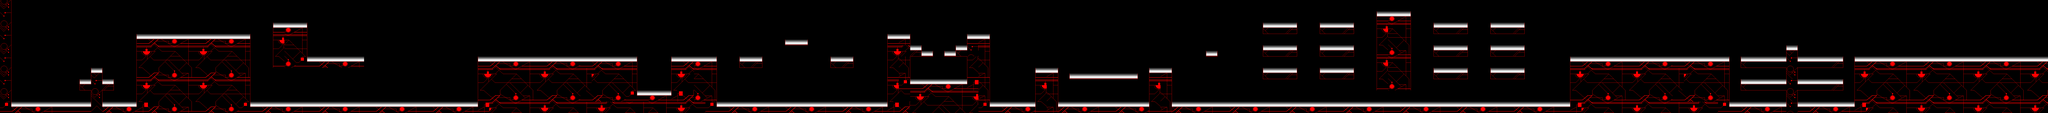

A 2D game scene composited from a Tiled map and its tileset images. What follows is a short description and the map's XML, with each tile layer's data collapsed to a summary:
An orthogonal 180x10 tile map with 62x62 px tiles, 1 tile layer (Map) and 89 objects (88x MettoolSpawn, XSpawn).

<map version="1.0" orientation="orthogonal" renderorder="left-up" width="180" height="10" tilewidth="62" tileheight="62" nextobjectid="112">
 <tileset firstgid="1" name="ground-sheet" tilewidth="62" tileheight="62" tilecount="70" columns="10">
  <image source="ground.png" width="620" height="434" />
  <tile id="41">
   <properties>
    <property name="Size" value="Half" />
   </properties>
   <objectgroup draworder="index" />
  </tile>
  <tile id="42">
   <properties>
    <property name="Size" value="Half" />
   </properties>
  </tile>
  <tile id="43">
   <properties>
    <property name="Size" value="Half" />
   </properties>
  </tile>
  <tile id="44">
   <properties>
    <property name="Size" value="Half" />
   </properties>
  </tile>
 </tileset>
 <objectgroup name="Objects">
  <object id="16" name="XSpawn" x="123" y="494" width="62" height="62" />
  <object id="18" name="MettoolSpawn" x="375" y="494" width="64" height="63" />
  <object id="20" name="MettoolSpawn" x="2420" y="513.333" width="56" height="40.6667" />
  <object id="23" name="MettoolSpawn" x="3538" y="446.333" width="56" height="40.6667" />
  <object id="26" name="MettoolSpawn" x="5218.33" y="202.667" width="56" height="40.6667" />
  <object id="27" name="MettoolSpawn" x="7873.33" y="325" width="56" height="40.6667" />
  <object id="28" name="MettoolSpawn" x="6961.33" y="323" width="56" height="40.6667" />
  <object id="30" name="MettoolSpawn" x="958" y="111.5" width="64" height="63" />
  <object id="31" name="MettoolSpawn" x="988" y="119.5" width="64" height="63" />
  <object id="32" name="MettoolSpawn" x="1015" y="119.5" width="64" height="63" />
  <object id="33" name="MettoolSpawn" x="1055" y="119.5" width="64" height="63" />
  <object id="34" name="MettoolSpawn" x="1099" y="120.5" width="64" height="63" />
  <object id="35" name="MettoolSpawn" x="1139" y="120.5" width="64" height="63" />
  <object id="36" name="MettoolSpawn" x="1184" y="120.5" width="64" height="63" />
  <object id="37" name="MettoolSpawn" x="1227" y="118.5" width="64" height="63" />
  <object id="38" name="MettoolSpawn" x="1266" y="115.5" width="64" height="63" />
  <object id="39" name="MettoolSpawn" x="1325" y="113.5" width="64" height="63" />
  <object id="40" name="MettoolSpawn" x="2700" y="250.667" width="56" height="40.6667" />
  <object id="41" name="MettoolSpawn" x="2769" y="248.667" width="56" height="40.6667" />
  <object id="42" name="MettoolSpawn" x="2849" y="247.667" width="56" height="40.6667" />
  <object id="43" name="MettoolSpawn" x="2916" y="250.667" width="56" height="40.6667" />
  <object id="44" name="MettoolSpawn" x="2951" y="250.667" width="56" height="40.6667" />
  <object id="45" name="MettoolSpawn" x="3018" y="253.667" width="56" height="40.6667" />
  <object id="46" name="MettoolSpawn" x="3083" y="256.667" width="56" height="40.6667" />
  <object id="47" name="MettoolSpawn" x="3145" y="254.667" width="56" height="40.6667" />
  <object id="48" name="MettoolSpawn" x="3225" y="253.667" width="56" height="40.6667" />
  <object id="49" name="MettoolSpawn" x="3268" y="255.667" width="56" height="40.6667" />
  <object id="50" name="MettoolSpawn" x="3359" y="257.667" width="56" height="40.6667" />
  <object id="51" name="MettoolSpawn" x="3408" y="259.667" width="56" height="40.6667" />
  <object id="52" name="MettoolSpawn" x="1696" y="263.667" width="56" height="40.6667" />
  <object id="53" name="MettoolSpawn" x="1789" y="264.667" width="56" height="40.6667" />
  <object id="54" name="MettoolSpawn" x="1838" y="264.667" width="56" height="40.6667" />
  <object id="55" name="MettoolSpawn" x="1928" y="266.667" width="56" height="40.6667" />
  <object id="56" name="MettoolSpawn" x="1732" y="257.667" width="56" height="40.6667" />
  <object id="57" name="MettoolSpawn" x="4065" y="246.667" width="56" height="40.6667" />
  <object id="58" name="MettoolSpawn" x="4305" y="132.667" width="56" height="40.6667" />
  <object id="59" name="MettoolSpawn" x="4555" y="260.667" width="56" height="40.6667" />
  <object id="60" name="MettoolSpawn" x="4967" y="202.667" width="56" height="40.6667" />
  <object id="61" name="MettoolSpawn" x="5880" y="326.667" width="56" height="40.6667" />
  <object id="62" name="MettoolSpawn" x="5934" y="321.667" width="56" height="40.6667" />
  <object id="63" name="MettoolSpawn" x="5988" y="317.667" width="56" height="40.6667" />
  <object id="64" name="MettoolSpawn" x="6014" y="316.667" width="56" height="40.6667" />
  <object id="65" name="MettoolSpawn" x="6065" y="320.667" width="56" height="40.6667" />
  <object id="66" name="MettoolSpawn" x="6104" y="321.667" width="56" height="40.6667" />
  <object id="67" name="MettoolSpawn" x="6118" y="321.667" width="56" height="40.6667" />
  <object id="68" name="MettoolSpawn" x="5444" y="484.667" width="56" height="40.6667" />
  <object id="69" name="MettoolSpawn" x="5526" y="481.667" width="56" height="40.6667" />
  <object id="70" name="MettoolSpawn" x="6950" y="198.667" width="56" height="40.6667" />
  <object id="71" name="MettoolSpawn" x="6944" y="77.6667" width="56" height="40.6667" />
  <object id="72" name="MettoolSpawn" x="7247" y="75.6667" width="56" height="40.6667" />
  <object id="73" name="MettoolSpawn" x="7242" y="198.667" width="56" height="40.6667" />
  <object id="74" name="MettoolSpawn" x="7242" y="323.667" width="56" height="40.6667" />
  <object id="75" name="MettoolSpawn" x="7562" y="5.66665" width="56" height="40.6667" />
  <object id="76" name="MettoolSpawn" x="7858" y="75.6667" width="56" height="40.6667" />
  <object id="77" name="MettoolSpawn" x="8182" y="76.6667" width="56" height="40.6667" />
  <object id="78" name="MettoolSpawn" x="8177" y="200.667" width="56" height="40.6667" />
  <object id="79" name="MettoolSpawn" x="8184" y="324.667" width="56" height="40.6667" />
  <object id="80" name="MettoolSpawn" x="7863" y="201.667" width="56" height="40.6667" />
  <object id="81" name="MettoolSpawn" x="9500" y="380.667" width="56" height="40.6667" />
  <object id="82" name="MettoolSpawn" x="9547" y="385.667" width="56" height="40.6667" />
  <object id="83" name="MettoolSpawn" x="9575" y="383.667" width="56" height="40.6667" />
  <object id="84" name="MettoolSpawn" x="9596" y="382.667" width="56" height="40.6667" />
  <object id="85" name="MettoolSpawn" x="9618" y="382.667" width="56" height="40.6667" />
  <object id="86" name="MettoolSpawn" x="9651" y="382.667" width="56" height="40.6667" />
  <object id="87" name="MettoolSpawn" x="9675" y="382.667" width="56" height="40.6667" />
  <object id="88" name="MettoolSpawn" x="9488" y="501.667" width="56" height="40.6667" />
  <object id="89" name="MettoolSpawn" x="9518" y="500.667" width="56" height="40.6667" />
  <object id="90" name="MettoolSpawn" x="9539" y="496.667" width="56" height="40.6667" />
  <object id="91" name="MettoolSpawn" x="9596" y="502.667" width="56" height="40.6667" />
  <object id="92" name="MettoolSpawn" x="9644" y="506.667" width="56" height="40.6667" />
  <object id="93" name="MettoolSpawn" x="9663" y="507.667" width="56" height="40.6667" />
  <object id="94" name="MettoolSpawn" x="9798" y="382.667" width="56" height="40.6667" />
  <object id="95" name="MettoolSpawn" x="9839" y="381.667" width="56" height="40.6667" />
  <object id="96" name="MettoolSpawn" x="9888" y="387.667" width="56" height="40.6667" />
  <object id="97" name="MettoolSpawn" x="9948" y="387.667" width="56" height="40.6667" />
  <object id="98" name="MettoolSpawn" x="9998" y="386.667" width="56" height="40.6667" />
  <object id="99" name="MettoolSpawn" x="9808" y="505.667" width="56" height="40.6667" />
  <object id="100" name="MettoolSpawn" x="9848" y="503.667" width="56" height="40.6667" />
  </objectgroup>
 <layer name="Map" width="180" height="10">
  <data>[1800 cells, 611 non-empty, 43 distinct tile ids]</data>
 </layer>
</map>
<!-- 11 of 89 objects omitted -->